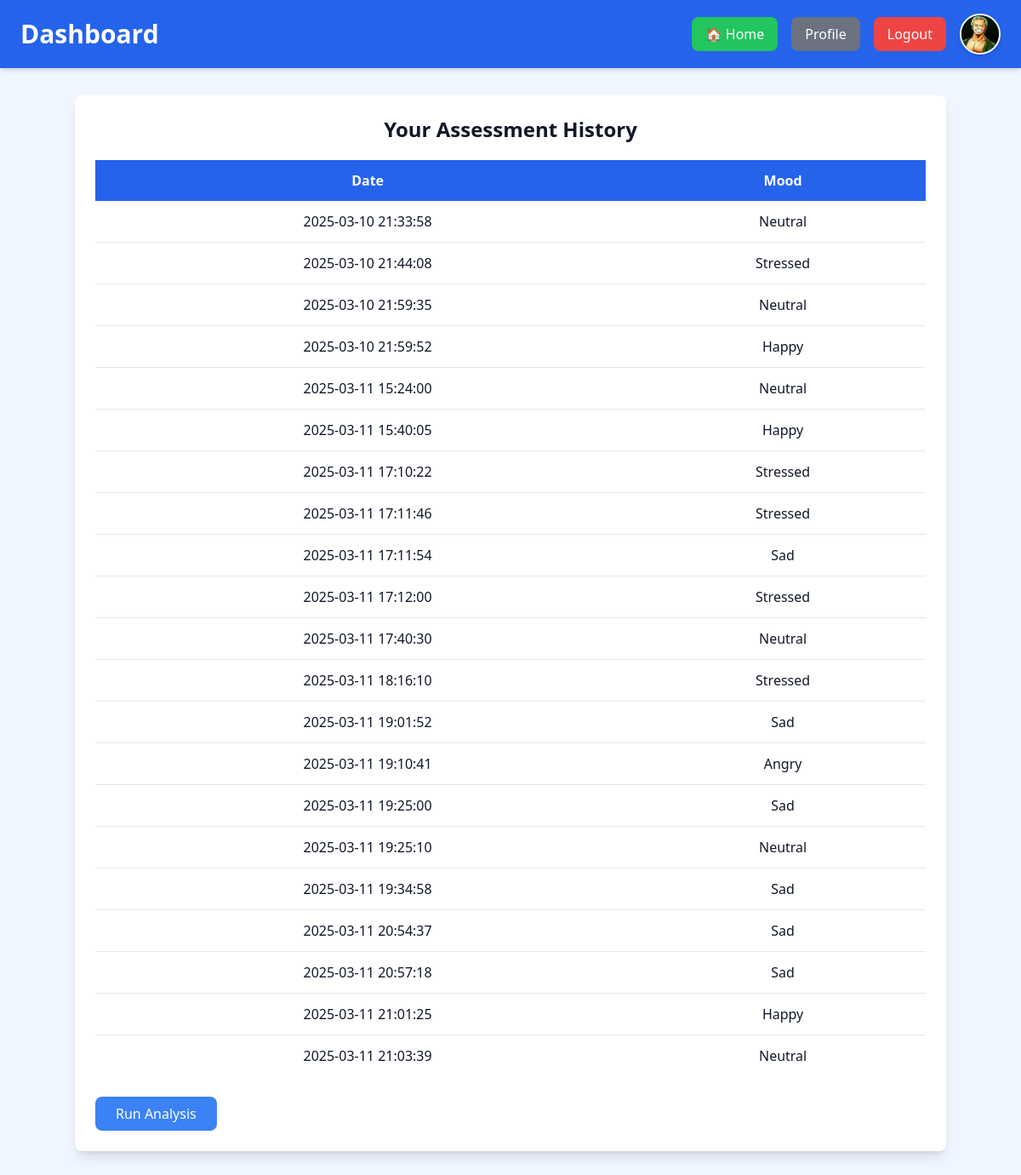
The app's page /dashboard (signed in) with its own data.
### tables this page shows
CREATE TABLE users (
    id INTEGER PRIMARY KEY,
        name TEXT,
            email TEXT UNIQUE,
                password TEXT
                , age INTEGER DEFAULT NULL, gender TEXT DEFAULT NULL, profile_pic TEXT DEFAULT 'default.png');

CREATE TABLE assessments (
    id INTEGER PRIMARY KEY,
        user_id INTEGER,
            mood TEXT,
                date TEXT,
                    FOREIGN KEY (user_id) REFERENCES users (id)
                    );

### app.py (the view)
@app.route('/dashboard')
def dashboard():
    if 'user_id' not in session:
        return redirect(url_for('login'))
    profile_pic = get_profile_picture()
    conn = sqlite3.connect(DB_PATH)
    c = conn.cursor()
    c.execute("SELECT mood, date FROM assessments WHERE user_id=?", (session['user_id'],))
    assessments = c.fetchall()
    conn.close()
    mood_counts = {}
    for mood, _ in assessments:
        mood_counts[mood] = mood_counts.get(mood, 0) + 1
    most_frequent_mood = max(mood_counts, key=mood_counts.get, default="No data")
    return render_template('dashboard.html', profile_pic=profile_pic, assessments=assessments, most_frequent_mood=most_frequent_mood)

### app.py (called while the page is built)
def get_profile_picture():
    if 'user_id' in session:
        conn = sqlite3.connect(DB_PATH)
        c = conn.cursor()
        c.execute("SELECT profile_pic FROM users WHERE id=?", (session['user_id'],))
        user = c.fetchone()
        conn.close()
        return user[0] if user and user[0] else "default.png"
    return "default.png"  # Always return default if user is not logged in

### templates/dashboard.html (shortened to what this page needs)
<!DOCTYPE html>
<html lang="en">
<head>
    <script src="https://cdn.tailwindcss.com"></script>
</head>
<body class="bg-blue-50 text-gray-900">
    <header class="bg-blue-600 text-white py-4 text-center shadow-md flex justify-between items-center px-6">
        <h1 class="text-3xl font-bold">Dashboard</h1>
        <div class="flex items-center space-x-4">
            <a href="{{ url_for('main_home') }}" class="px-4 py-2 bg-green-500 text-white rounded-lg hover:bg-green-600">🏠 Home</a>
            <a href="{{ url_for('profile') }}" class="px-4 py-2 bg-gray-500 text-white rounded-lg hover:bg-gray-600">Profile</a>
            <a href="{{ url_for('logout') }}" class="px-4 py-2 bg-red-500 text-white rounded-lg hover:bg-red-600">Logout</a>
            <a href="{{ url_for('profile') }}">
                <img src="{{ url_for('static', filename='profile_pics/' + profile_pic) }}"
                     alt="Profile Picture" class="w-12 h-12 rounded-full border-2 border-white shadow-md">
            </a>
        </div>
    </header>
    <main class="container mx-auto my-8 p-6 bg-white shadow-lg rounded-lg">
        <h2 class="text-2xl font-semibold text-center">Your Assessment History</h2>
        <div class="overflow-x-auto mt-5">
            {% if assessments %}
                <table class="w-full border-collapse shadow-md rounded-lg text-center">
                    <thead class="bg-blue-600 text-white">
                        <tr>
                            <th class="px-4 py-3">Date</th>
                            <th class="px-4 py-3">Mood</th>
                        </tr>
                    </thead>
                    <tbody class="bg-white divide-y divide-gray-200">
                        {% for mood, date in assessments %}
                        <tr class="hover:bg-gray-100">
                            <td class="px-4 py-3">{{ date }}</td>
                            <td class="px-4 py-3">{{ mood }}</td>
                        </tr>
                        {% endfor %}
                    </tbody>
                </table>
            {% else %}
                <p class="text-center text-gray-600 mt-4">No previous records. Please take an assessment.</p>
            {% endif %}
        </div>
        <button onclick="startAnalysis()" class="mt-6 bg-blue-500 text-white px-6 py-2 rounded-lg hover:bg-blue-600">Run Analysis</button>
</body>
</html>

### records on screen
users: profile_pic (picture)
assessments: date "2025-03-10 21:33:58", mood "Neutral"
assessments: date "2025-03-10 21:44:08", mood "Stressed"
assessments: date "2025-03-10 21:59:35", mood "Neutral"
assessments: date "2025-03-10 21:59:52", mood "Happy"
assessments: date "2025-03-11 15:24:00", mood "Neutral"
assessments: date "2025-03-11 15:40:05", mood "Happy"
assessments: date "2025-03-11 17:10:22", mood "Stressed"
assessments: date "2025-03-11 17:11:46", mood "Stressed"
assessments: date "2025-03-11 17:11:54", mood "Sad"
assessments: date "2025-03-11 17:12:00", mood "Stressed"
assessments: date "2025-03-11 17:40:30", mood "Neutral"
assessments: date "2025-03-11 18:16:10", mood "Stressed"
assessments: date "2025-03-11 19:01:52", mood "Sad"
assessments: date "2025-03-11 19:10:41", mood "Angry"
assessments: date "2025-03-11 19:25:00", mood "Sad"
assessments: date "2025-03-11 19:25:10", mood "Neutral"
assessments: date "2025-03-11 19:34:58", mood "Sad"
assessments: date "2025-03-11 20:54:37", mood "Sad"
assessments: date "2025-03-11 20:57:18", mood "Sad"
assessments: date "2025-03-11 21:01:25", mood "Happy"
assessments: date "2025-03-11 21:03:39", mood "Neutral"
